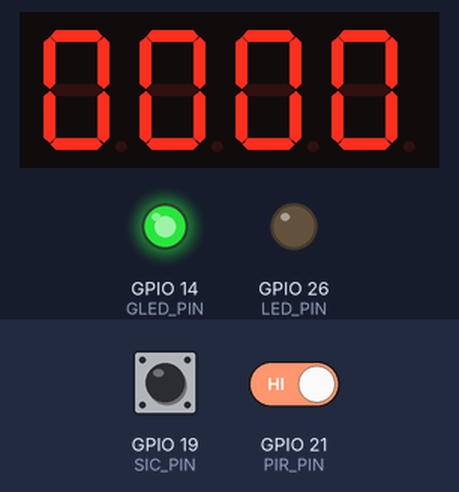
Simulated run of this program. Board: Raspberry Pi (BCM pin numbers). Shown: 4-digit seven-segment display, output pins drawn as LEDs (lit = HIGH). The inputs (shaded band) are chosen by the test bench; at power-on: GPIO 19 (SIC_PIN) LOW, GPIO 21 (PIR_PIN) HIGH. Random numbers come from a fixed seed; the segment pins are drawn as the display they are named for; pins used as bus, display or sensor lines are not drawn; what the program prints to the terminal is not drawn.

Above: at 6.2 s.
6.3 s: GPIO 19 (SIC_PIN) pulled HIGH for 0.15 s
At 7.3 s:
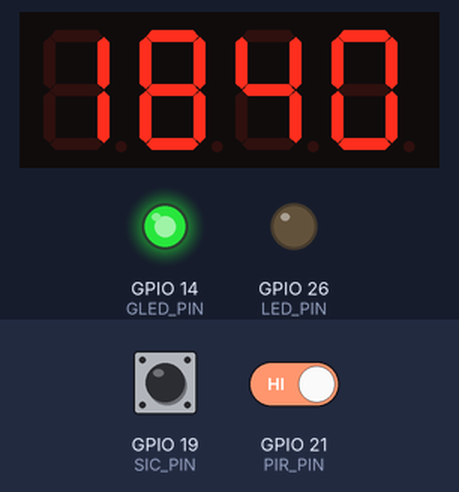
7.9 s: GPIO 21 (PIR_PIN) driven LOW
At 9.1 s:
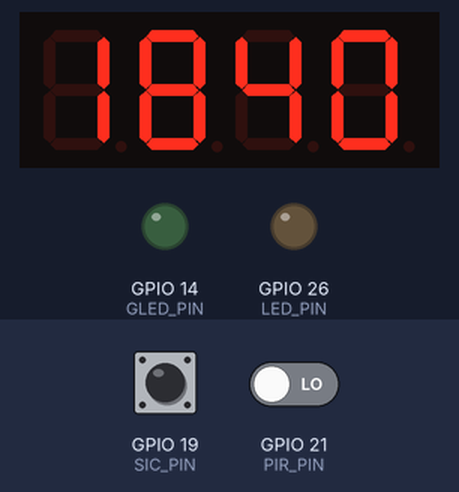
9.4 s: GPIO 19 (SIC_PIN) pulled HIGH for 1 s
At 11.3 s:
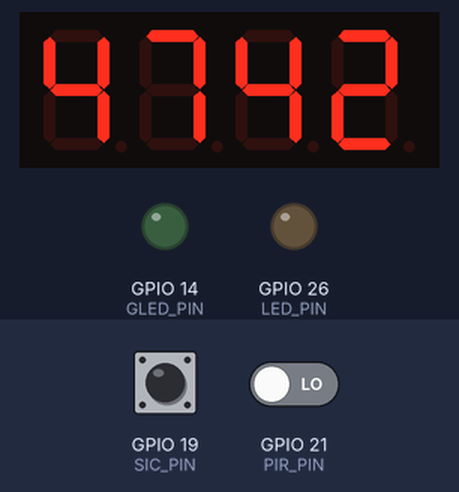
Timing chart, 0 to 12.8 s (numbered marks = the images above; inputs shaded):
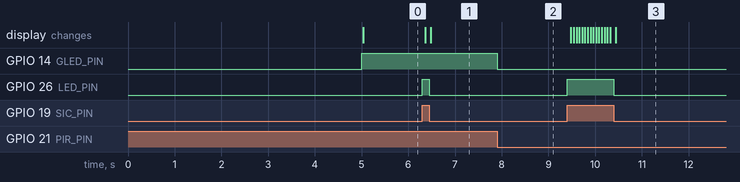

Measured:
- after the input at 6.3 s, GPIO 26 (LED_PIN): LOW → HIGH at once, → LOW 0.15 s later; the display: first changes after 0.06 s (image 1 shows a later state)
- after the input at 7.9 s, GPIO 14 (GLED_PIN): HIGH → LOW at once
- after the input at 9.4 s, GPIO 26 (LED_PIN): LOW → HIGH at once, → LOW 1.0 s later; the display: first changes after 0.08 s (image 3 shows a later state)

The program:

4digit.py
```python
import RPi.GPIO as GPIO
import time #for sleeping
from random import * #for random()

LED_PIN = 26 #led
SIC_PIN = 19 #switch
PIR_PIN = 21 #pir
GLED_PIN = 14 #led 2 (PIR 감지 시 켜짐)

SEGMENT_PINS = [13, 6, 5, 11, 9, 10, 22] #display 4-digits FND
DIGIT_PINS = [27, 17, 4, 2]
DP = 3

GPIO.setmode(GPIO.BCM) # 초기 GPIO 설정
GPIO.setup(LED_PIN, GPIO.OUT) #led red gpio out
GPIO.setup(SIC_PIN, GPIO.IN, pull_up_down = GPIO.PUD_DOWN) #switch pull up down
GPIO.setup(PIR_PIN, GPIO.IN) # pir sensor gpio in
GPIO.setup(GLED_PIN, GPIO.OUT) # led green gpio out

time.sleep(5)
print('PROGRAM ready...')

n1 = 0 # 4-digits FND 표시 처음값 0000
n2 = 0
n3 = 0
n4 = 0

for segment in SEGMENT_PINS: #4 digits 초기 GPIO 설정
    GPIO.setup(segment, GPIO.OUT)
    GPIO.output(segment, GPIO.LOW)

for digit in DIGIT_PINS: #4 digits초기 GPIO 설정
    GPIO.setup(digit, GPIO.OUT)
    GPIO.output(digit, GPIO.HIGH)

#Common Cathod 일 경우 : LOW -> LED OFF, HIGH -> LED ON
data = [[1,1,1,1,1,1,0], # 0
        [0,1,1,0,0,0,0], # 1
        [1,1,0,1,1,0,1], # 2
        [1,1,1,1,0,0,1], # 3
        [0,1,1,0,0,1,1], # 4
        [1,0,1,1,0,1,1], # 5
        [1,0,1,1,1,1,1], # 6
        [1,1,1,0,0,0,0], # 7
        [1,1,1,1,1,1,1], # 8
        [1,1,1,0,0,1,1]] # 9

def display(digit, number): #자리수, 숫자
    for i in range(len(DIGIT_PINS)): #해당하는 자릿수 핀만 LOW 설정
        if i + 1 == digit:
            GPIO.output(DIGIT_PINS[i], GPIO.LOW)
        else:
            GPIO.output(DIGIT_PINS[i], GPIO.HIGH)

    #숫자 출력
    for i in range(len(SEGMENT_PINS)): #0부터 6까지
        GPIO.output(SEGMENT_PINS[i], data[number][i])
    time.sleep(0.001)

try:
    while True:
        val = GPIO.input(SIC_PIN) #switch value variable 눌렀을 때 1, 아니면 0
        PIRval = GPIO.input(PIR_PIN) #PIR value variable 감지할 때 1, 아니면 0
        GPIO.output(LED_PIN, val) #GPIO.HIGH = 1
        GPIO.output(GLED_PIN, PIRval) #GPIO.HIGH = 1
        if val == 1: #버튼을 누를 시 랜덤 값 저장 (n1, n2, n3, n4에)
            n1 = randrange(10)
            n2 = randrange(10) #0부터 9까지 랜덤 정수 저장
            n3 = randrange(10)
            n4 = randrange(10)

        display(1, n1) #4-digits fnd 디스플레이 출력 (랜덤 지정한 값들)
        display(2, n2)
        display(3, n3)
        display(4, n4)
finally:
        GPIO.cleanup()
        print("cleanup and exit")
```
